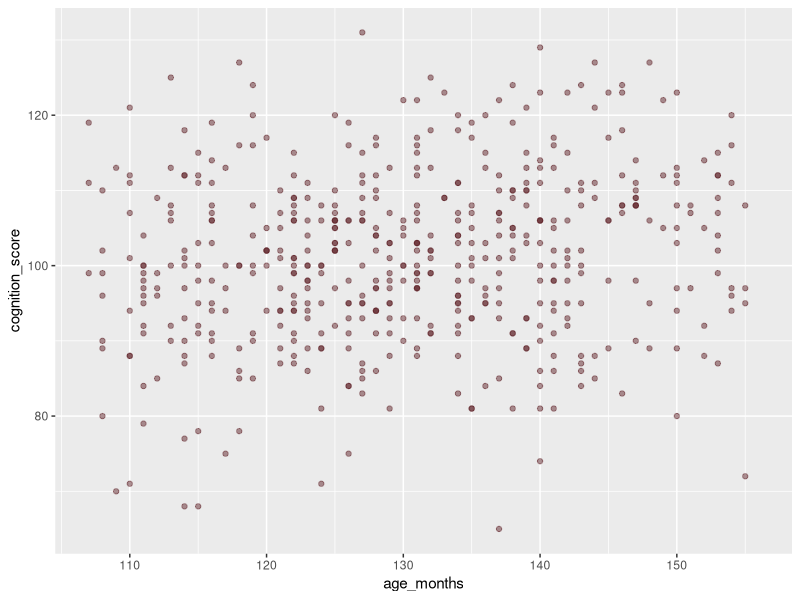
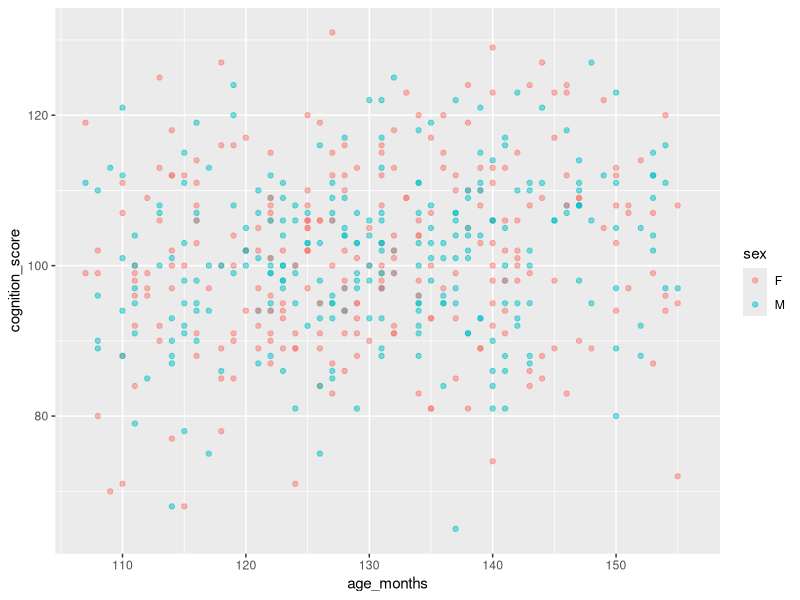
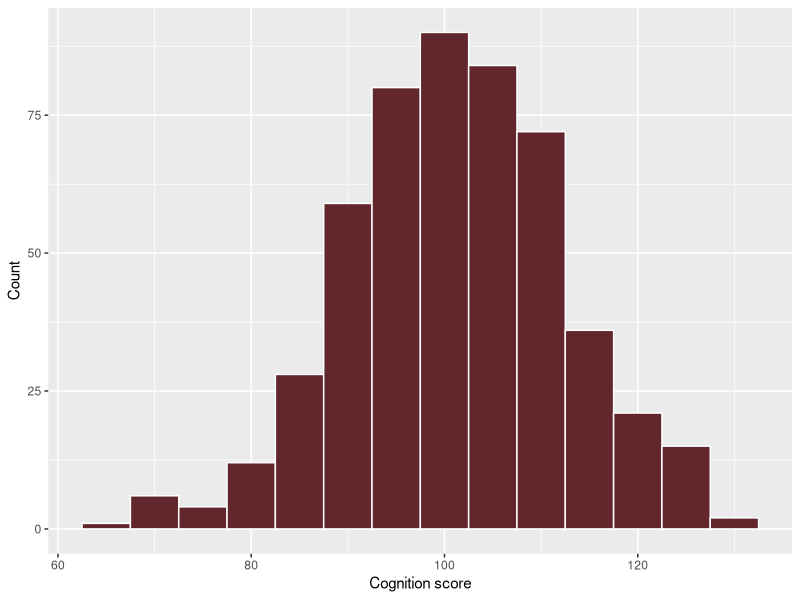
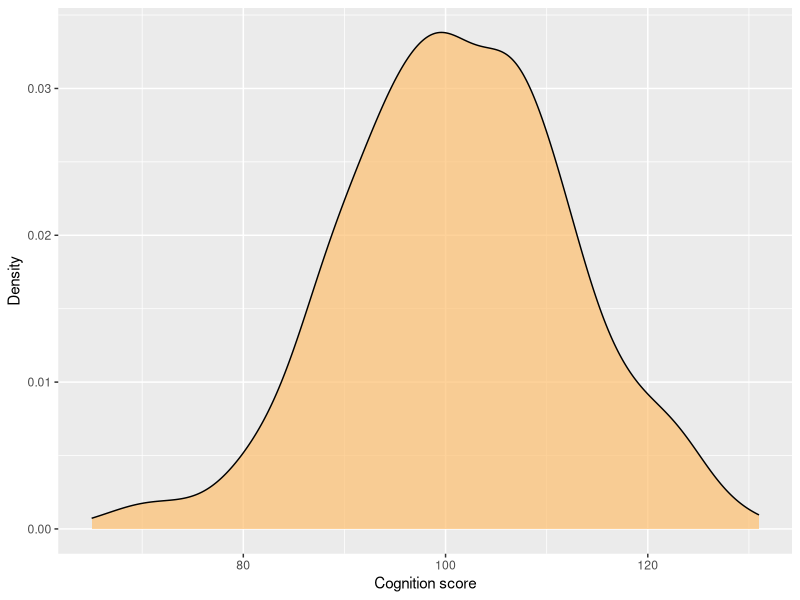
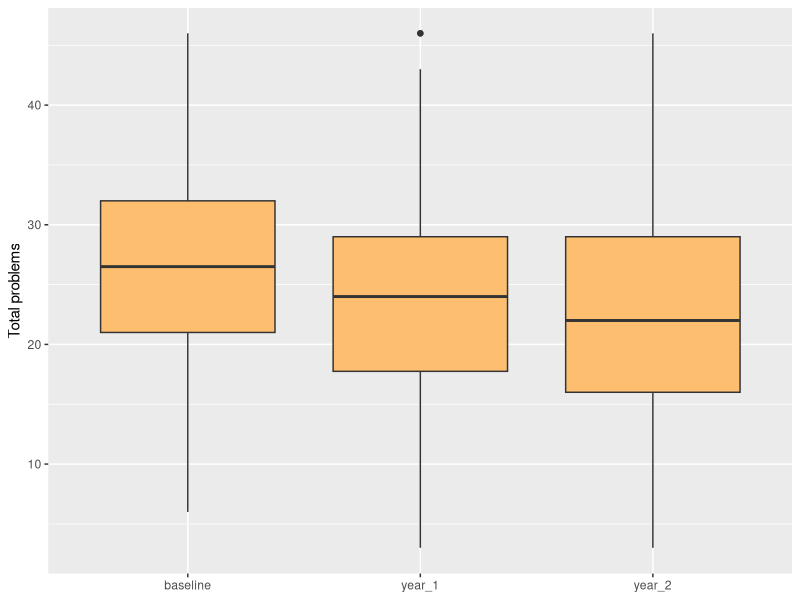
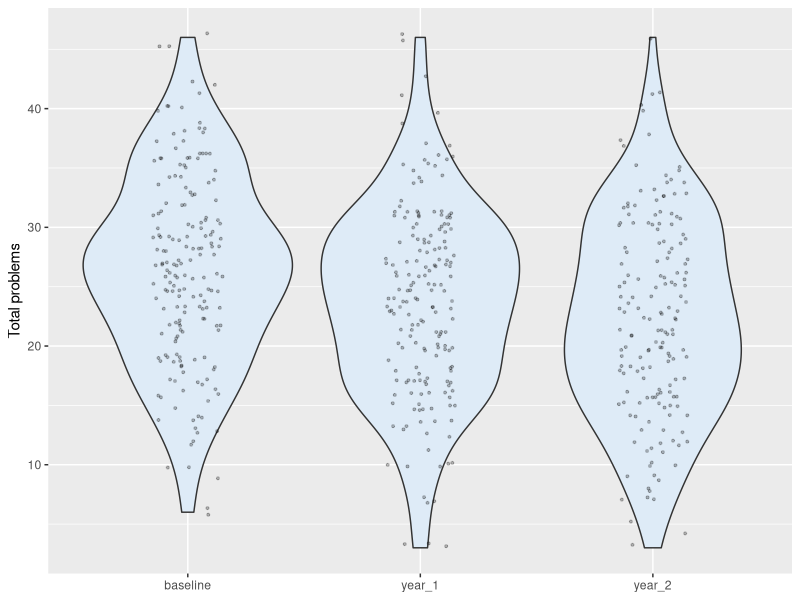
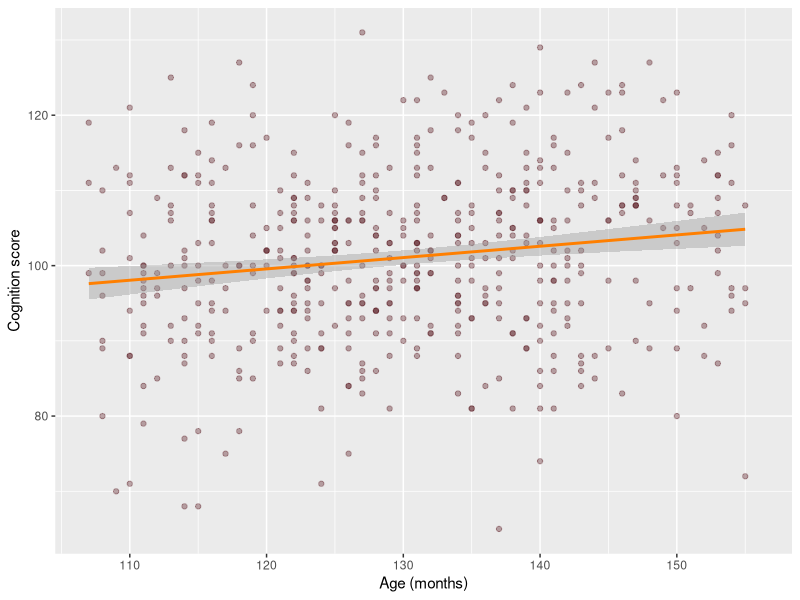
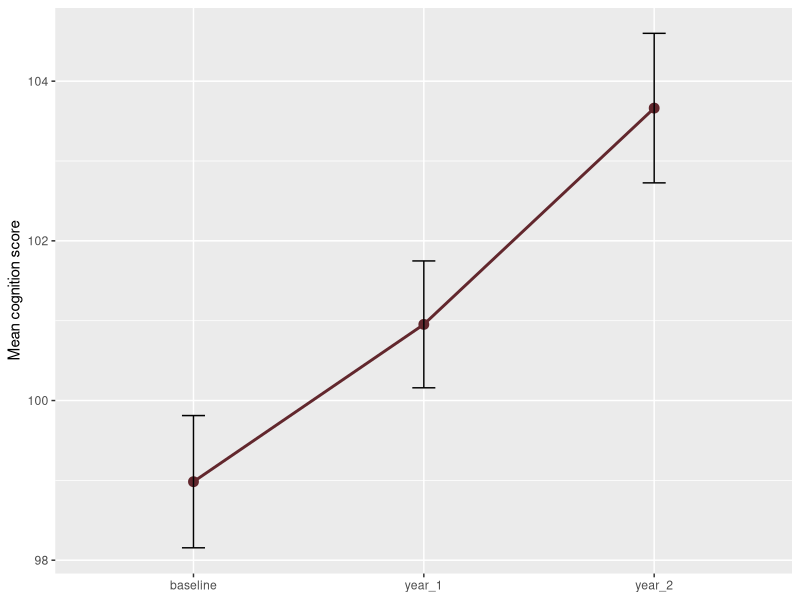

These figures' R source, in order:
## ---- chunk 1
#| label: setup
library(readr)
library(dplyr)
library(ggplot2)

abcd <- read_csv("data/abcd-synthetic.csv") |> 
  mutate(visit = factor(visit, levels = c("baseline", "year_1", "year_2")))
## ---- chunk 2
#| label: fig-aes-vs-fixed
#| fig-cap: "Left: colour fixed. Right: colour mapped to a column."
#| fig-alt: "Two scatterplots side by side; the first is all one colour, the second is coloured by sex."
#| layout-ncol: 2
#| warning: false
# colour OUTSIDE aes() -- one fixed colour
ggplot(abcd, aes(x = age_months, y = cognition_score)) +
  geom_point(colour = "#62272D", alpha = 0.5)

# colour INSIDE aes() -- varies by column, legend appears
ggplot(abcd, aes(x = age_months, y = cognition_score, colour = sex)) +
  geom_point(alpha = 0.5)
## ---- chunk 3
#| label: fig-hist-density
#| fig-cap: "Histogram and density for the same variable"
#| fig-alt: "A histogram of cognition scores next to a smoothed density curve of the same data."
#| layout-ncol: 2
#| warning: false
ggplot(abcd, aes(x = cognition_score)) +
  geom_histogram(binwidth = 5, fill = "#62272D", colour = "white") +
  labs(x = "Cognition score", y = "Count")

ggplot(abcd, aes(x = cognition_score)) +
  geom_density(fill = "#FDBF6F", alpha = 0.7) +
  labs(x = "Cognition score", y = "Density")
## ---- chunk 4
#| label: fig-box-violin
#| fig-cap: "Boxplot, and a violin with the raw points overlaid"
#| fig-alt: "Boxplots of total problems by visit, and violin plots of the same with individual points jittered on top."
#| layout-ncol: 2
#| warning: false
ggplot(abcd, aes(x = visit, y = total_problems)) +
  geom_boxplot(fill = "#FDBF6F") +
  labs(x = NULL, y = "Total problems")

ggplot(abcd, aes(x = visit, y = total_problems)) +
  geom_violin(fill = "#DEEBF7") +
  geom_jitter(width = 0.15, alpha = 0.25, size = 0.7) +
  labs(x = NULL, y = "Total problems")
## ---- chunk 5
#| label: fig-scatter-smooth
#| fig-cap: "Scatterplot with a linear trend"
#| fig-alt: "Scatterplot of cognition score against age in months with a fitted straight line and confidence band."
#| warning: false
ggplot(abcd, aes(x = age_months, y = cognition_score)) +
  geom_point(alpha = 0.4, colour = "#62272D") +
  geom_smooth(method = "lm", colour = "#FF7F00") +
  labs(x = "Age (months)", y = "Cognition score")
## ---- chunk 6
#| label: fig-mean-line
#| fig-cap: "Mean cognition score by visit, with standard-error bars"
#| fig-alt: "Line chart with error bars showing mean cognition score increasing across three visits."
abcd |> 
  group_by(visit) |> 
  summarise(
    mean_cog = mean(cognition_score, na.rm = TRUE),
    se       = sd(cognition_score, na.rm = TRUE) / sqrt(sum(!is.na(cognition_score)))
  ) |> 
  ggplot(aes(x = visit, y = mean_cog, group = 1)) +
  geom_line(colour = "#62272D", linewidth = 1) +
  geom_point(size = 3, colour = "#62272D") +
  geom_errorbar(aes(ymin = mean_cog - se, ymax = mean_cog + se), width = 0.1) +
  labs(x = NULL, y = "Mean cognition score")
## ---- chunk 7
#| label: fig-spaghetti
#| fig-cap: "Individual trajectories for 30 participants"
#| fig-alt: "Many faint lines, one per participant, each connecting their cognition scores across visits, with a thick average line on top."
#| warning: false
set.seed(1)
some_ids <- sample(unique(abcd$subject_id), 30)

abcd |> 
  filter(subject_id %in% some_ids) |> 
  ggplot(aes(x = visit, y = cognition_score, group = subject_id)) +
  geom_line(alpha = 0.35, colour = "#62272D") +
  geom_point(alpha = 0.5, size = 1) +
  stat_summary(aes(group = 1), fun = mean, geom = "line",
               colour = "#FF7F00", linewidth = 1.4) +
  labs(x = NULL, y = "Cognition score")
## ---- chunk 8
#| label: fig-facet
#| fig-cap: "Cognition against age, faceted by site"
#| fig-alt: "Five small scatterplots, one per study site, each with its own trend line."
#| warning: false
#| fig-height: 5
ggplot(abcd, aes(x = age_months, y = cognition_score)) +
  geom_point(alpha = 0.4, size = 0.8, colour = "#62272D") +
  geom_smooth(method = "lm", se = FALSE, colour = "#FF7F00") +
  facet_wrap(~ site) +
  labs(x = "Age (months)", y = "Cognition score")
## ---- chunk 9
#| label: fig-bars
#| fig-cap: "Stacked and side-by-side bars for the same counts"
#| fig-alt: "Two bar charts of participant counts by site, split by sex; one stacked, one with bars side by side."
#| layout-ncol: 2
ggplot(abcd, aes(x = site, fill = sex)) +
  geom_bar() +
  labs(x = NULL, y = "Participant-visits")

ggplot(abcd, aes(x = site, fill = sex)) +
  geom_bar(position = "dodge") +
  labs(x = NULL, y = "Participant-visits")
## ---- chunk 10
#| label: fig-polished
#| fig-cap: "The same data, tidied up for presentation"
#| fig-alt: "A polished boxplot of total problems by visit with title, subtitle, caption and a clean minimal theme."
#| warning: false
ggplot(abcd, aes(x = visit, y = total_problems, fill = visit)) +
  geom_boxplot(show.legend = FALSE, outlier.alpha = 0.3) +
  scale_fill_manual(values = c("#DEEBF7", "#FDBF6F", "#62272D")) +
  labs(
    title    = "Reported behaviour problems decline modestly across visits",
    subtitle = "Synthetic ABCD-style data, 200 participants",
    x        = NULL,
    y        = "Total problems",
    caption  = "Synthetic data — for teaching only"
  ) +
  theme_minimal(base_size = 12) +
  theme(plot.title = element_text(face = "bold"))
